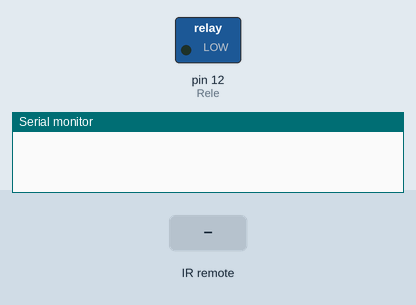
A sketch run on a simulated Arduino Uno, built with avr-gcc and run on an emulated ATmega328P. Parts: switched loads named in the sketch (green lamp = pin HIGH), the last lines printed to the serial monitor. The inputs (shaded band) are chosen by the test bench.

Above: at 1.2 s.
1.3 s: infrared code 0xFF30CF received
At 1.6 s:
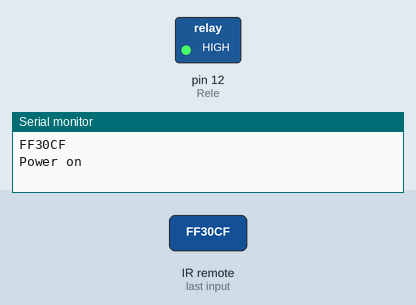
2.8 s: infrared code 0xFF18E7 received
At 4.0 s:
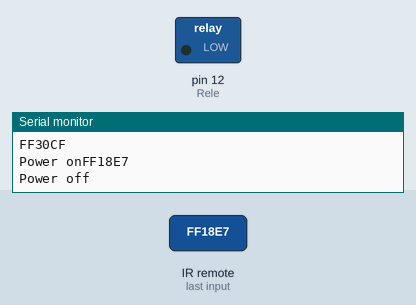
Timing chart, 0 to 5.8 s (numbered marks = the images above; inputs shaded):
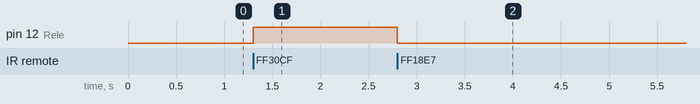

The sketch:

Controle_Remoto.ino
```cpp
#include "IRremote.h"
const int Rele = 12;
const int RECV_PIN = 11;
IRrecv irrecv(RECV_PIN);
decode_results results;

void setup()
{
  Serial.begin(9600);
  irrecv.enableIRIn(); //começa a receber
  pinMode(Rele, OUTPUT);
}

void loop() {
  if (irrecv.decode(&results)) {
    Serial.println(results.value, HEX);

    if (results.value == 0xFF30CF){
      digitalWrite(Rele, HIGH);
      Serial.write("Power on");
    }

    if (results.value == 0xFF18E7){
      digitalWrite(Rele, LOW);
      Serial.write("Power off");
    }

    irrecv.resume(); // Recebe o próximo valor
  }
}
```

Measured:
- after the input at 1.3 s, pin 12 (Rele): LOW → HIGH at once
- after the input at 2.8 s, pin 12 (Rele): HIGH → LOW at once
